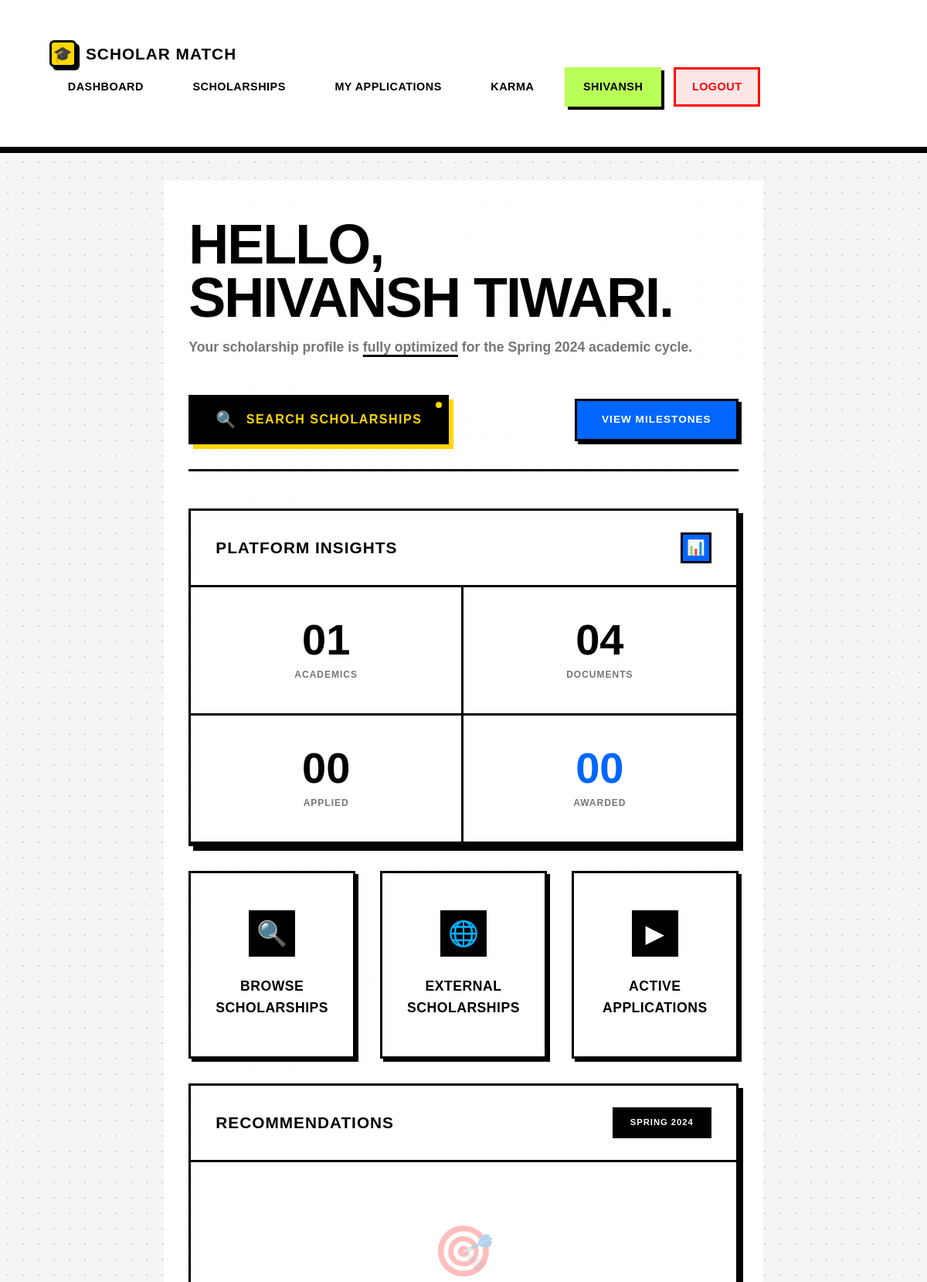
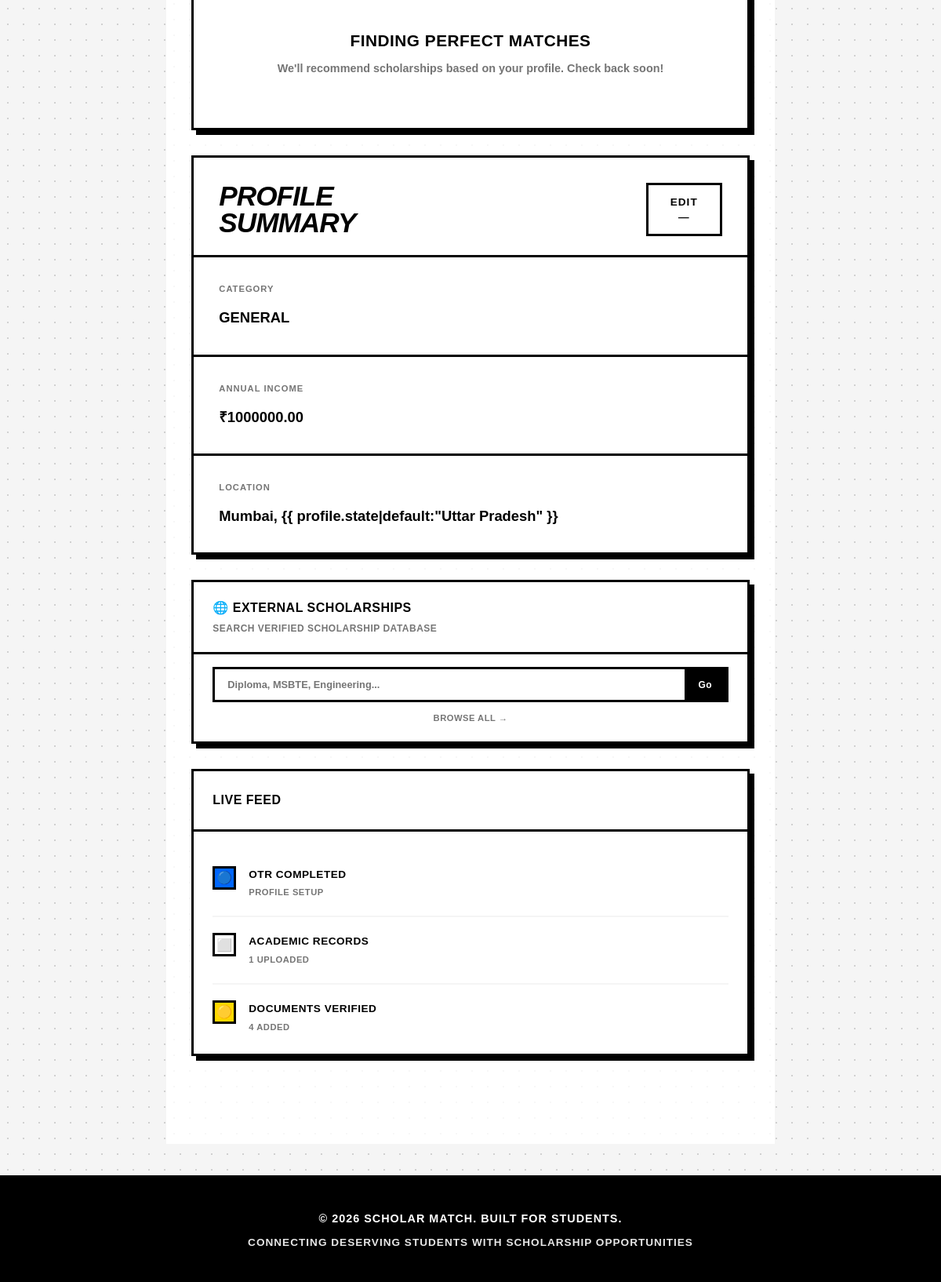
The app's page /accounts/student/dashboard/ (signed in) with its own data (2 pictures, top to bottom).
### users/models.py (models this page shows, shortened)
class User(AbstractUser):
    is_student = models.BooleanField(default=True)
    is_moderator = models.BooleanField(default=False)
    is_organization = models.BooleanField(default=False)

class StudentProfile(models.Model):
    user = models.OneToOneField(User, on_delete=models.CASCADE, primary_key=True)
    full_name = models.CharField(max_length=150)
    dob = models.DateField(null=True, blank=True, verbose_name="Date of Birth")
    gender = models.CharField(max_length=10, choices=[('Male', 'Male'), ('Female', 'Female'), ('Other', 'Other')], blank=True)
    father_name = models.CharField(max_length=150, blank=True)
    mother_name = models.CharField(max_length=150, blank=True)
    annual_income = models.DecimalField(max_digits=10, decimal_places=2, null=True, blank=True)
    caste_category = models.CharField(max_length=50, choices=[
        ('General', 'General'),
        ('OBC', 'OBC'),
        ('SC', 'SC'),
        ('ST', 'ST'),
        ('EWS', 'EWS')
    ], blank=True)
    is_disabled = models.BooleanField(default=False, verbose_name="Person with Disability")
    phone = models.CharField(max_length=15, blank=True)
    address = models.TextField(blank=True)
    pin_code = models.CharField(max_length=10, blank=True)
    city = models.CharField(max_length=100, blank=True)
    state = models.CharField(max_length=100, blank=True)
    aadhaar_number = models.CharField(max_length=12, blank=True, unique=True, null=True, help_text="12-digit Aadhaar number")
    bank_account_number = models.CharField(max_length=20, blank=True)
    bank_ifsc_code = models.CharField(max_length=11, blank=True, verbose_name="IFSC Code")
    bank_name = models.CharField(max_length=100, blank=True)
    otr_completed = models.BooleanField(default=False, help_text="Has student completed OTR?")
    otr_step = models.IntegerField(default=1, help_text="Current OTR step (1-7)")
    profile_completion = models.IntegerField(default=0, help_text="Profile completion percentage")
    total_karma_points = models.IntegerField(default=0, help_text="Total karma points balance")
    karma_rank = models.IntegerField(null=True, blank=True, help_text="Rank on leaderboard")
    verified_scholar_badge = models.BooleanField(default=False, help_text="Has purchased verified scholar badge")
    created_at = models.DateTimeField(auto_now_add=True)

### users/views.py (the view)
# urls.py: path('student/dashboard/', views.student_dashboard, name='student_dashboard'),
@login_required
def student_dashboard(request):
    try:
        profile = request.user.studentprofile
        if not profile.otr_completed:
            return redirect('otr_welcome')
        from scholarships.models import ScholarshipAward
        academic_records = profile.academic_records.all()
        documents        = profile.documents.all()
        awards           = ScholarshipAward.objects.filter(
            student=profile
        ).select_related('scholarship').order_by('-awarded_at')
        return render(request, 'users/student_dashboard.html', {
            'profile':          profile,
            'academic_records': academic_records,
            'documents':        documents,
            'awards':           awards,
            'awards_total':     sum(a.amount_awarded or 0 for a in awards),
        })
    except StudentProfile.DoesNotExist:
        profile = StudentProfile.objects.create(
            user=request.user,
            full_name=request.user.username
        )
        return redirect('otr_welcome')

### users/templates/users/student_dashboard.html (shortened to what this page needs)
{% extends 'base.html' %}
{% block content %}
<div class="dashboard-page-wrapper">
    <div class="dashboard-container">
        <div class="welcome-header">
            <h1>HELLO,<br>{{ profile.full_name|upper|default:"STUDENT" }}.</h1>
            <p class="welcome-subtitle">Your scholarship profile is <u>fully optimized</u> for the Spring 2024 academic
                cycle.</p>
        </div>
        <div class="progress-section">
            <a href="https://scholarship-4pxs.onrender.com" target="_blank" rel="noopener noreferrer"
                class="hero-search-btn" title="Search External Scholarships">
                <span class="btn-pulse"></span>
                <span class="btn-icon">🔍</span>
                <span class="btn-label">Search Scholarships</span>
            </a>
            <a href="{% url 'otr_welcome' %}" class="milestone-btn">VIEW MILESTONES</a>
        </div>
        <div class="dashboard-main-grid">
            <div>
                <div class="insights-card">
                    <div class="insights-header">
                        <h2 class="insights-title">Platform Insights</h2>
                        <div class="insights-icon">📊</div>
                    </div>
                    <div class="insights-grid">
                        <div class="insight-item">
                            <div class="insight-value">{{ academic_records.count|stringformat:"02d" }}</div>
                            <div class="insight-label">ACADEMICS</div>
                        </div>
                        <div class="insight-item">
                            <div class="insight-value">{{ documents.count|stringformat:"02d" }}</div>
                            <div class="insight-label">DOCUMENTS</div>
                        </div>
                        <div class="insight-item">
                            <div class="insight-value">00</div>
                            <div class="insight-label">APPLIED</div>
                        </div>
                        <div class="insight-item">
                            <div class="insight-value highlight">{{ awards.count|stringformat:"02d" }}</div>
                            <div class="insight-label">AWARDED</div>
                        </div>
                    </div>
                </div>
                <div class="action-buttons" style="grid-template-columns: repeat(3, 1fr);">
                    <a href="{% url 'scholarships:scholarship_list' %}" class="action-card">
                        <div class="action-card-icon">🔍</div>
                        <h3 class="action-card-title">Browse<br>Scholarships</h3>
                    </a>
                    <a href="{% url 'scholarships:external_scholarships' %}" class="action-card">
                        <div class="action-card-icon">🌐</div>
                        <h3 class="action-card-title">External<br>Scholarships</h3>
                    </a>
                    <a href="{% url 'applications:my_applications' %}" class="action-card">
                        <div class="action-card-icon">▶</div>
                        <h3 class="action-card-title">Active<br>Applications</h3>
                    </a>
                </div>
                <div class="recommendations-section">
                    <div class="recommendations-header">
                        <h2 class="recommendations-title">Recommendations</h2>
                        <span class="season-badge">SPRING 2024</span>
                    </div>
                    <div class="empty-state">
                        <div class="empty-state-icon">🎯</div>
                        <h3>Finding Perfect Matches</h3>
                        <p>We'll recommend scholarships based on your profile. Check back soon!</p>
                    </div>
                </div>
            </div>
            <div>
                <div class="sidebar-card profile-summary-card">
                    <div class="sidebar-header profile-summary-header">
                        <h3 class="sidebar-title profile-summary-title">PROFILE<br>SUMMARY</h3>
                        <a href="{% url 'otr_welcome' %}" class="edit-btn">EDIT<br>—</a>
                    </div>
                    <div class="sidebar-content profile-summary-content">
                        <div class="profile-summary-item">
                            <span class="profile-summary-label">CATEGORY</span>
                            <span class="profile-summary-value">{{ profile.caste_category|upper|default:"SC" }}</span>
                        </div>
                        <div class="profile-summary-item">
                            <span class="profile-summary-label">ANNUAL INCOME</span>
                            <span class="profile-summary-value">₹{{ profile.annual_income|default:"10000.00" }}</span>
                        </div>
                        <div class="profile-summary-item">
                            <span class="profile-summary-label">LOCATION</span>
                            <span class="profile-summary-value">{{ profile.city|default:"Varanasi District" }}, {{
                                profile.state|default:"Uttar Pradesh" }}</span>
                        </div>
                    </div>
                </div>
                <div class="sidebar-card">
                    <div class="sidebar-header" style="padding: 1.25rem 1.5rem;">
                        <h3 class="sidebar-title">🌐 External Scholarships</h3>
                        <p class="sidebar-subtitle">Search verified scholarship database</p>
                    </div>
                    <div style="padding: 1rem 1.5rem 1.25rem;">
                        <form style="display:flex; border: 3px solid var(--sm-black);" onsubmit="doDashSearch(event)">
                            <input type="text" id="dashExtSearch" placeholder="Diploma, MSBTE, Engineering..."
                                autocomplete="off"
                                style="flex:1; border:none; outline:none; padding:0.75rem 1rem; font-size:0.8rem; font-weight:700; font-family:inherit; background:var(--sm-white); color:var(--sm-black); min-width:0;" />
                            <button type="submit"
                                style="background:var(--sm-black); color:var(--sm-white); border:none; padding:0 1.1rem; font-size:0.75rem; font-weight:900; cursor:pointer; letter-spacing:0.5px; flex-shrink:0;">Go</button>
                        </form>
                        <a href="{% url 'scholarships:external_scholarships' %}"
                            style="display:block; text-align:center; margin-top:0.75rem; font-size:0.7rem; font-weight:900; text-transform:uppercase; letter-spacing:0.5px; color:var(--sm-gray); text-decoration:none;">Browse
                            All →</a>
                    </div>
                </div>
                <div class="sidebar-card">
                    <div class="sidebar-header">
                        <h3 class="sidebar-title">Live Feed</h3>
                    </div>
                    <div class="sidebar-content">
                        <div class="feed-item">
                            <div class="feed-icon blue">🔵</div>
                            <div class="feed-content">
                                <h4 class="feed-title">OTR Completed</h4>
                                <p class="feed-time">PROFILE SETUP</p>
                            </div>
                        </div>
                        {% if academic_records %}
                        <div class="feed-item">
                            <div class="feed-icon white">⬜</div>
                            <div class="feed-content">
                                <h4 class="feed-title">Academic Records</h4>
                                <p class="feed-time">{{ academic_records.count }} UPLOADED</p>
                            </div>
                        </div>
                        {% endif %}
                        {% if documents %}
                        <div class="feed-item">
                            <div class="feed-icon yellow">🟡</div>
                            <div class="feed-content">
                                <h4 class="feed-title">Documents Verified</h4>
                                <p class="feed-time">{{ documents.count }} ADDED</p>
                            </div>
                        </div>
                        {% endif %}
                    </div>
                </div>
            </div>
        </div>
    </div>
</div>
{% endblock %}

### templates/base.html (shortened to what this page needs)
<!DOCTYPE html>
<html lang="en">
<head>
</head>
<body>
    <nav>
        <div class="container">
            <a href="/" class="logo">
                <div class="logo-icon">🎓</div>
                <span>Scholar Match</span>
            </a>
            <ul>
                {% if user.is_authenticated %}
                {% if user.is_student %}
                <li><a href="{% url 'student_dashboard' %}">Dashboard</a></li>
                <li><a href="{% url 'scholarships:scholarship_list' %}">Scholarships</a></li>
                <li><a href="{% url 'applications:my_applications' %}">My Applications</a></li>
                <li><a href="{% url 'karma:karma_dashboard' %}">Karma</a></li>
                {% elif user.is_organization %}
                <li><a href="{% url 'funder_portal:funder_dashboard' %}">Dashboard</a></li>
                <li><a href="{% url 'funder_portal:create_scholarship' %}">Create Scholarship</a></li>
                <li><a href="{% url 'funder_portal:view_applications' %}">Applications</a></li>
                {% elif user.is_moderator %}
                <li><a href="{% url 'moderator_dashboard' %}">Dashboard</a></li>
                <li><a href="{% url 'moderator_add_scholarship' %}">Add Scholarship</a></li>
                <li><a href="{% url 'karma:moderator_overview' %}">Karma Review</a></li>
                {% endif %}
                <li>
                    <span class="user-info">{{ user.username }}</span>
                </li>
                <li><a href="{% url 'logout' %}" class="logout-btn">Logout</a></li>
                {% else %}
                <li><a href="{% url 'login' %}">Login</a></li>
                {% endif %}
            </ul>
        </div>
    </nav>
    <div class="container">
        {% block content %}
        {% endblock %}
    </div>
    <footer>
        <p>&copy; 2026 Scholar Match. Built for Students.</p>
        <p style="margin-top: 0.5rem; font-size: 0.85rem; opacity: 0.9;">Connecting Deserving Students with Scholarship
            Opportunities</p>
    </footer>
</body>
</html>

### templates/base.html (style rules this page uses)
* { margin: 0; padding: 0; box-sizing: border-box; }
:root { --primary-yellow: #FFD700; --neon-green: #B8FF57; --bright-blue: #0066FF; --black: #000000; --white: #FFFFFF; --light-gray: #f5f5f5; --text-gray: #666666; --border-black: #000000; --shadow-black: #000000; --bright-red: #FF0000; --bright-green: #00CC00; --bright-purple: #B8A4FF; --bright-orange: #FFA04A; }
body { font-family: 'Arial', 'Helvetica Neue', sans-serif; background: var(--light-gray); background-image: radial-gradient(circle, #d0d0d0 1px, transparent 1px); background-size: 20px 20px; color: var(--black); line-height: 1.6; min-height: 100vh; display: flex; flex-direction: column; }
nav { background: var(--white); border-bottom: 4px solid var(--black); padding: 0.75rem 2rem; box-shadow: 0 4px 0 var(--black); position: sticky; top: 0; z-index: 1000; }
nav .container { max-width: 1400px; margin: 0 auto; display: flex; justify-content: space-between; align-items: center; flex-wrap: wrap; }
nav .logo { color: var(--black); font-size: 1.3rem; font-weight: 900; text-decoration: none; display: flex; align-items: center; gap: 0.75rem; transition: all 0.2s ease; text-transform: uppercase; letter-spacing: 1px; font-family: 'Arial Black', sans-serif; }
nav .logo-icon { width: 35px; height: 35px; background: var(--primary-yellow); border: 3px solid var(--black); border-radius: 6px; display: flex; align-items: center; justify-content: center; font-size: 20px; box-shadow: 4px 4px 0 var(--black); }
nav ul { list-style: none; display: flex; gap: 1rem; align-items: center; flex-wrap: wrap; }
nav ul li a, nav ul li .user-info { color: var(--black); text-decoration: none; padding: 0.7rem 1.3rem; border-radius: 0; transition: all 0.2s ease; font-weight: 700; font-size: 0.9rem; display: block; text-transform: uppercase; letter-spacing: 0.5px; border: 3px solid transparent; }
nav .user-info { background: var(--neon-green); border: 3px solid var(--black); color: var(--black); padding: 0.7rem 1.5rem; font-weight: 900; box-shadow: 4px 4px 0 var(--black); font-family: 'Arial Black', sans-serif; }
nav .logout-btn { background: #FFE6E6; border: 3px solid var(--bright-red); color: var(--bright-red); font-weight: 900; }
.container { max-width: 1400px; margin: 0 auto; padding: 2.5rem 2rem; flex: 1; }
footer { background: var(--black); color: var(--white); text-align: center; padding: 2.5rem 2rem; margin-top: auto; border-top: 4px solid var(--black); }
footer p { font-weight: 700; text-transform: uppercase; letter-spacing: 1px; font-size: 0.9rem; }

### records on screen
User: username "SHIVANSH"
StudentProfile: full_name "SHIVANSH TIWARI", count "01", count "04", caste_category "GENERAL", annual_income "1000000.00", city "Mumbai"

### other values on screen
{{ awards.count|stringformat:"02d" }} "00"
{{ academic_records.count }} "1"
{{ documents.count }} "4"
